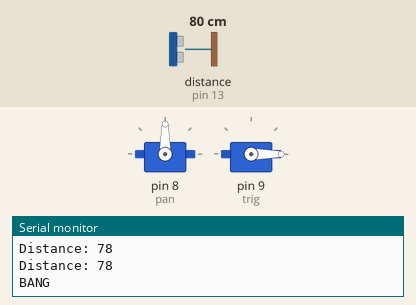
Bench run of a sketch on a simulated Arduino Uno, built with avr-gcc and run on an emulated ATmega328P. Parts: 2 × servo, the last lines printed to the serial monitor. Wiring (inferred from the names in the program): ultrasonic range finder: trigger pin 12; echo pin 13. The inputs (shaded band) are chosen by the test bench; at power-on: distance to the obstacle (sensor on pin 13) 80 cm. The echo pulse lasts 58.3 µs per cm.

Above: at 2.2 s.
2.3 s: distance to the obstacle (sensor on pin 13) set to 147 cm
7.1 s: distance to the obstacle (sensor on pin 13) set to 157 cm
At 9.2 s:
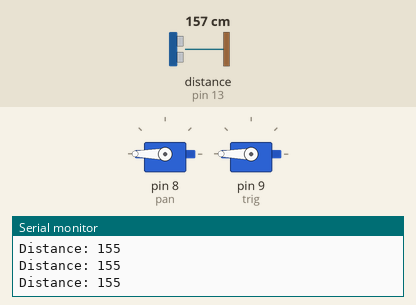
At 10.2 s:
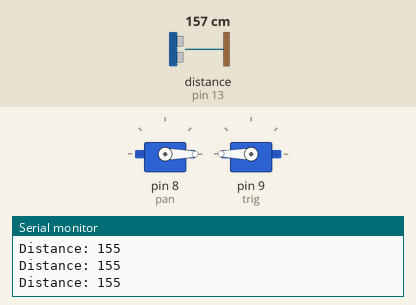
11.9 s: distance to the obstacle (sensor on pin 13) set to 2 cm
At 13.2 s:
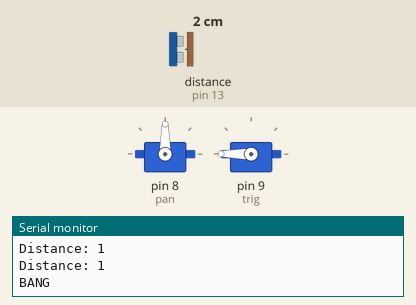
15.7 s: distance to the obstacle (sensor on pin 13) set to 120 cm
Timing chart, 0 to 20.8 s (numbered marks = the images above; inputs shaded):
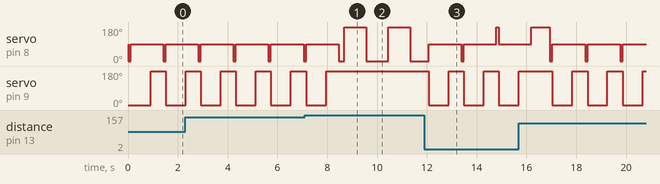

The sketch:

turret.ino
```cpp
//Sentry Turret Code by Dhruv Batra

//References
//https://www.arduino.cc/en/Reference/Servo
//https://howtomechatronics.com/tutorials/arduino/ultrasonic-sensor-hc-sr04/

#include<Servo.h>

//define serovs
Servo pan;
Servo trig;

//define pins
const int trigPin = 12;
const int echoPin = 13;

//define variables
long duration;
int dist;
int count=0;
int flag=0;//0 right //1 left
int time=0;

void setup() {
  // put your setup code here, to run once:
  pinMode(trigPin,OUTPUT);//set trigPin as output
  pinMode(echoPin,INPUT);//set echoPin as input
  Serial.begin(9600); //Starts serial connection
  pan.attach(8);
}

void loop() {
  // put your main code here, to run repeatedly:

  //sweep
  for(int i=0; i<8; i++)
  {
    measure();
    Serial.print("Distance: ");
    Serial.println(dist);
    moveRight();
    if(dist<150)
    {
      fire();
    }

  }
  for(int i=0; i<8  ; i++)
  {
    measure();
    Serial.print("Distance: ");
    Serial.println(dist);
    moveLeft();
    if(dist<100)
    {
      fire();
    }
  }

}
  void fire()
  {
    Serial.println("BANG");
    trig.attach(9);
    pan.write(90);
    trig.write(0);//servo rotates one way to pull trigger
    delay(800); //MODIFY ME how long for ^
    trig.write(180);//servo rotates back so string is taunt and gun ready for another trigger
    delay(500);//MODIFY ME how long for ^
    trig.detach();
  }
  void moveRight()
  {
    pan.write(0);
    delay(100);
  }
  void moveLeft()
  {
    pan.write(180);
    delay(100);
  }
  void measure()
  {
     //clears trigPin
    digitalWrite(trigPin, LOW);
    delayMicroseconds(2);

    //Set trigPin on HIGH state for 10 micro-seconds
    digitalWrite(trigPin, HIGH);
    delayMicroseconds(10);
    digitalWrite(trigPin,LOW);

    //read echopin, return soundwave travel time in ms
    duration = pulseIn(echoPin,HIGH);

    // Calculating the distance
    dist= duration*0.034/2;

    //print distance on serial monitor
    Serial.println();
    Serial.print("Distance: ");
    Serial.println(dist);
  }
```

Measured:
- the behaviour switches between 151 and 152 cm on distance to the obstacle (sensor on pin 13) (found by bisection; images 0 and 1)
- after the input at 7.1 s, servo on pin 9 (trig): goes on until 8.0 s, then stays 180°
- after the input at 11.9 s, servo on pin 9 (trig): alternates 180° for 0.60 s and 0° for 0.80 s, starting after 0.18 s
- by itself, servo on pin 8 (pan): repeats every 1.4 s: 0° 0.10 s, 90° 1.3 s
- by itself, servo on pin 9 (trig): alternates 180° for 0.61 s and 0° for 0.80 s
